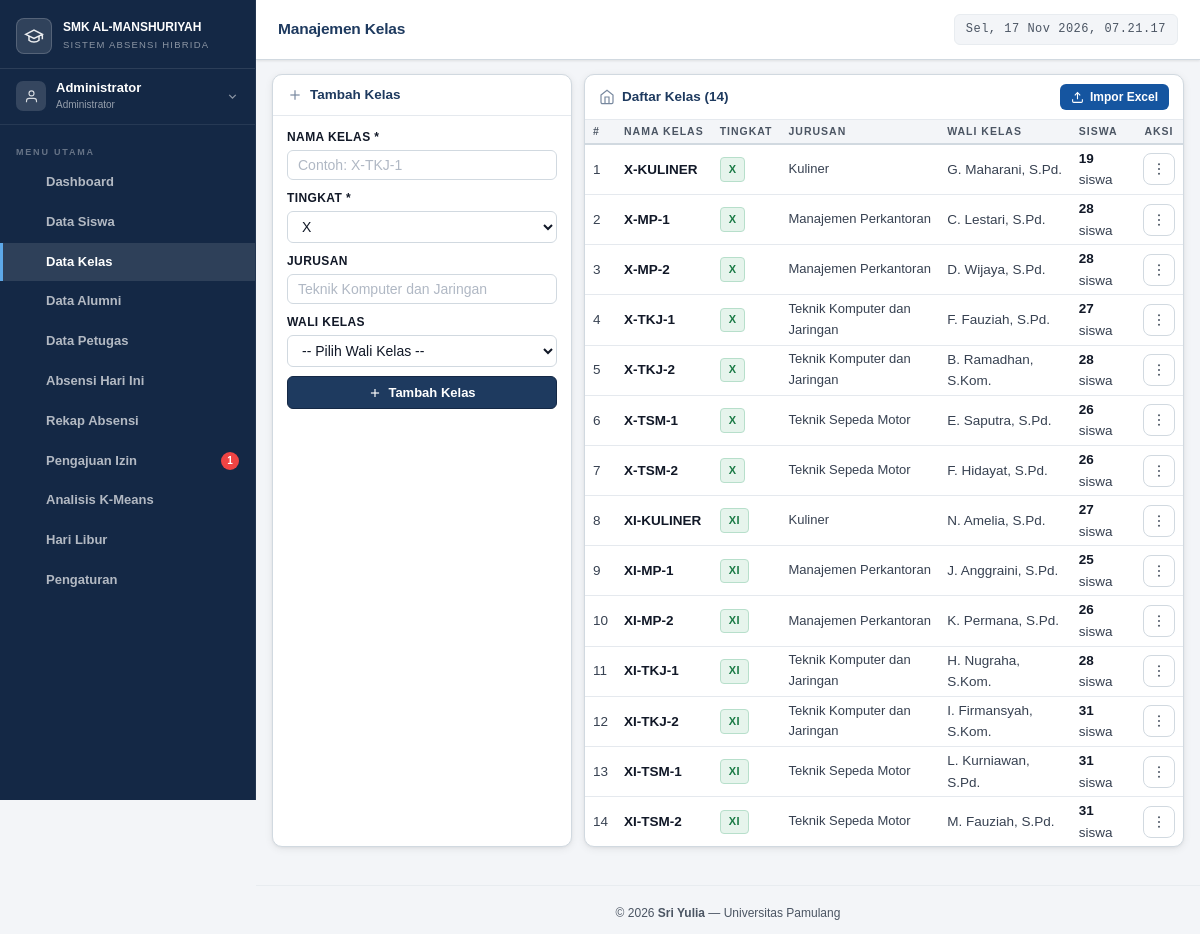
Page /admin/kelas.php (signed in) on the committed database.
### tables this page shows
CREATE TABLE `kelas` (
  `id` int(11) NOT NULL,
  `nama_kelas` varchar(20) NOT NULL,
  `jurusan` varchar(100) DEFAULT NULL,
  `tingkat` enum('X','XI','XII') NOT NULL,
  `wali_kelas_id` int(11) DEFAULT NULL,
  `created_at` timestamp NOT NULL DEFAULT current_timestamp()
);

CREATE TABLE `users` (
  `id` int(11) NOT NULL,
  `nama` varchar(100) NOT NULL,
  `email` varchar(100) NOT NULL,
  `password` varchar(255) NOT NULL,
  `role` enum('admin','petugas','siswa') NOT NULL,
  `no_hp` varchar(20) DEFAULT NULL,
  `kelas_id` int(11) DEFAULT NULL,
  `foto` varchar(255) DEFAULT NULL,
  `status` enum('aktif','nonaktif') DEFAULT 'aktif',
  `alasan_nonaktif` enum('lulus','keluar') DEFAULT NULL COMMENT 'lulus = masih bisa login, tidak bisa absen; keluar = tidak bisa login',
  `keterangan_nonaktif` varchar(255) DEFAULT NULL COMMENT 'Keterangan tambahan dari admin',
  `created_at` timestamp NOT NULL DEFAULT current_timestamp(),
  `updated_at` timestamp NOT NULL DEFAULT current_timestamp() ON UPDATE current_timestamp(),
  `must_change_password` tinyint(1) DEFAULT 1,
  `last_login` datetime DEFAULT NULL
);

### admin/kelas.php (the view, shortened to what this page needs)
<?php
require_once '../includes/config.php';
$editData = null;
$stmtKelas = $pdo->query("
    SELECT k.*, u.nama as wali_nama,
    (SELECT COUNT(*) FROM siswa s2 WHERE s2.kelas_id = k.id) as jumlah_siswa
    FROM kelas k LEFT JOIN users u ON k.wali_kelas_id = u.id
    ORDER BY k.tingkat, k.nama_kelas
");
$kelasList = $stmtKelas->fetchAll();
require_once '../includes/header.php';
?>
<div style="display:grid;grid-template-columns:1fr 2fr;gap:12px" class="kelas-grid">
  <div class="card">
    <div class="card-header">
      <div class="card-title">
        <?php if ($editData): ?>
        <svg viewBox="0 0 24 24" fill="none" stroke="currentColor" stroke-width="1.8" style="width:16px;height:16px;opacity:.6"><path d="M11 4H4a2 2 0 00-2 2v14a2 2 0 002 2h14a2 2 0 002-2v-7"/><path d="M18.5 2.5a2.121 2.121 0 013 3L12 15l-4 1 1-4 9.5-9.5z"/></svg>
        Edit Kelas
        <?php else: ?>
        <svg viewBox="0 0 24 24" fill="none" stroke="currentColor" stroke-width="1.8" style="width:16px;height:16px;opacity:.6"><line x1="12" y1="5" x2="12" y2="19"/><line x1="5" y1="12" x2="19" y2="12"/></svg>
        Tambah Kelas
        <?php endif; ?>
      </div>
    </div>
    <div class="card-body">
      <form method="POST">
        <div class="form-group">
          <label class="form-label">Nama Kelas *</label>
          <input type="text" name="nama_kelas" class="form-control" value="<?= htmlspecialchars($editData['nama_kelas'] ?? '') ?>" placeholder="Contoh: X-TKJ-1" required>
        </div>
        <div class="form-group">
          <label class="form-label">Tingkat *</label>
          <select name="tingkat" class="form-control" required>
            <?php foreach (['X','XI','XII'] as $t): ?>
            <option value="<?=$t?>" <?= ($editData['tingkat']??'') === $t ? 'selected' : '' ?>><?=$t?></option>
            <?php endforeach; ?>
          </select>
        </div>
        <div class="form-group">
          <label class="form-label">Jurusan</label>
          <input type="text" name="jurusan" class="form-control" value="<?= htmlspecialchars($editData['jurusan'] ?? '') ?>" placeholder="Teknik Komputer dan Jaringan">
        </div>
        <div class="form-group">
          <label class="form-label">Wali Kelas</label>
          <select name="wali_kelas_id" class="form-control">
            <option value="">-- Pilih Wali Kelas --</option>
          </select>
        </div>
        <button type="submit" class="btn btn-primary btn-block">
          <?php if ($editData): ?>
          <svg viewBox="0 0 24 24" fill="none" stroke="currentColor" stroke-width="2" style="width:14px;height:14px"><path d="M19 21H5a2 2 0 01-2-2V5a2 2 0 012-2h11l5 5v11a2 2 0 01-2 2z"/><polyline points="17 21 17 13 7 13 7 21"/><polyline points="7 3 7 8 15 8"/></svg>
          Perbarui
          <?php else: ?>
          <svg viewBox="0 0 24 24" fill="none" stroke="currentColor" stroke-width="2" style="width:14px;height:14px"><line x1="12" y1="5" x2="12" y2="19"/><line x1="5" y1="12" x2="19" y2="12"/></svg>
          Tambah Kelas
          <?php endif; ?>
        </button>
      </form>
    </div>
  </div>
  <div class="card">
    <div class="card-header">
      <div class="card-title">
        <svg viewBox="0 0 24 24" fill="none" stroke="currentColor" stroke-width="1.8" style="width:16px;height:16px;opacity:.6"><path d="M3 9l9-7 9 7v11a2 2 0 01-2 2H5a2 2 0 01-2-2z"/><polyline points="9 22 9 12 15 12 15 22"/></svg>
        Daftar Kelas (<?= count($kelasList) ?>)
      </div>
      <button class="btn btn-sm btn-info" onclick="openModal('modal-import-kelas')">
        <svg viewBox="0 0 24 24" fill="none" stroke="currentColor" stroke-width="2" style="width:13px;height:13px"><path d="M21 15v4a2 2 0 01-2 2H5a2 2 0 01-2-2v-4"/><polyline points="17 8 12 3 7 8"/><line x1="12" y1="3" x2="12" y2="15"/></svg>
        Impor Excel
      </button>
    </div>
    <div class="table-responsive">
      <table>
        <thead><tr><th>#</th><th>Nama Kelas</th><th>Tingkat</th><th>Jurusan</th><th>Wali Kelas</th><th>Siswa</th><th>Aksi</th></tr></thead>
        <tbody>
          <?php if (empty($kelasList)): ?>
          <tr><td colspan="7" class="text-center text-muted" style="padding:24px">Belum ada kelas</td></tr>
          <?php else: ?>
          <?php foreach ($kelasList as $i => $k): ?>
          <tr>
            <td><?=$i+1?></td>
            <td><strong><?= htmlspecialchars($k['nama_kelas']) ?></strong></td>
            <td><span class="badge badge-hadir"><?=$k['tingkat']?></span></td>
            <td style="font-size:13px"><?= htmlspecialchars($k['jurusan'] ?? '-') ?></td>
            <td><?= htmlspecialchars($k['wali_nama'] ?? '-') ?></td>
            <td><strong><?=$k['jumlah_siswa']?></strong> siswa</td>
            <td>
              <div class="action-dropdown">
                <button class="action-dropdown-btn" onclick="toggleActionDropdown(this)" aria-haspopup="true" aria-expanded="false" title="Aksi">
                    <svg viewBox="0 0 24 24" fill="currentColor" stroke="none"><circle cx="12" cy="5" r="1.5"/><circle cx="12" cy="12" r="1.5"/><circle cx="12" cy="19" r="1.5"/></svg>
                  </button>
              </div>
            </td>
          </tr>
          <?php endforeach; ?>
          <?php endif; ?>
        </tbody>
      </table>
    </div>
  </div>
</div>
<?php
require_once '../includes/footer.php';
?>

### assets/css/style.css (style rules this page uses)
html, body { overflow-x: hidden; max-width: 100%; }
:root { --primary: #1e3a5f; --primary-dark: #142845; --primary-mid: #2a4d7a; --primary-light: #3b6da8; --primary-pale: #dce9f8; --accent: #1a6b63; --accent-light: #22877d; --success: #1a7a45; --success-bg: #e6f4ec; --danger: #b91c1c; --danger-bg: #fce9e9; --warning: #92540e; --warning-bg: #fef3e2; --info: #1555a0; --info-bg: #ddeeff; --purple: #6b21a8; --purple-bg: #f3e8ff; --bg: #f3f5f8; --bg-subtle: #eaecf0; --card: #ffffff; --card-alt: #f8f9fb; --text: #111827; --text-secondary: #374151; --text-muted: #4b5563; --border: #d1d9e0; --border-light: #e8ecf0; --divider: #e5e9ee; --shadow-xs: 0 1px 3px rgba(0,0,0,.06), 0 1px 2px rgba(0,0,0,.04); --shadow: 0 2px 8px rgba(0,0,0,.07), 0 1px 3px rgba(0,0,0,.05); --shadow-md: 0 4px 16px rgba(0,0,0,.09), 0 2px 6px rgba(0,0,0,.05); --shadow-lg: 0 8px 28px rgba(0,0,0,.12), 0 4px 10px rgba(0,0,0,.06); --radius: 10px; --radius-sm: 6px; --radius-lg: 14px; --radius-xl: 20px; --sidebar-w: 256px; --header-h: 60px; --font: 'Plus Jakarta Sans', sans-serif; --font-mono: 'JetBrains Mono', monospace; }
*, *::before, *::after { box-sizing: border-box; margin: 0; padding: 0; }
html { scroll-behavior: smooth; }
body { font-family: var(--font); background: var(--bg); color: var(--text); font-size: 14.5px; line-height: 1.6; min-height: 100vh; min-height: 100dvh; -webkit-font-smoothing: antialiased; }
button, input, select, textarea { font-family: var(--font); }
.card { background: var(--card); border-radius: var(--radius); box-shadow: var(--shadow); border: 1px solid var(--border); overflow: hidden; }
.card-header { padding: 9px 14px; border-bottom: 1px solid var(--divider); display: flex; align-items: center; justify-content: space-between; gap: 12px; }
.card-title { font-size: 13.5px; font-weight: 700; color: var(--primary); display: flex; align-items: center; gap: 7px; }
.card-body { padding: 12px 14px; }
.badge { display: inline-flex; align-items: center; gap: 3px; padding: 2.5px 8px; border-radius: 4px; font-size: 11px; font-weight: 700; text-transform: uppercase; letter-spacing: .5px; border: 1px solid transparent; }
.badge-hadir { background: var(--success-bg); color: var(--success); border-color: #b7dfcb; }
.btn { display: inline-flex; align-items: center; gap: 6px; padding: 8px 15px; border-radius: var(--radius-sm); font-size: 13px; font-weight: 700; border: 1px solid transparent; cursor: pointer; transition: all .18s; text-decoration: none; white-space: nowrap; }
.btn svg { width: 15px; height: 15px; flex-shrink: 0; }
.btn-primary { background: var(--primary); color: #fff; border-color: var(--primary-dark); }
.btn-info { background: var(--info); color: #fff; }
.btn-sm { padding: 5px 10px; font-size: 12px; }
.btn-block { width: 100%; justify-content: center; }
.table-responsive { overflow-x: auto; -webkit-overflow-scrolling: touch; }
table { width: 100%; border-collapse: collapse; }
thead tr { background: var(--bg); }
th { color: var(--text-muted); font-size: 10.5px; font-weight: 700; text-transform: uppercase; letter-spacing: 1px; padding: 3px 8px; text-align: left; border-bottom: 2px solid var(--border); white-space: nowrap; }
td { padding: 3px 8px; border-bottom: 1px solid var(--divider); font-size: 13.5px; vertical-align: middle; color: var(--text-secondary); }
td strong { color: var(--text); }
tr:last-child td { border-bottom: none; }
.form-group { margin-bottom: 9px; }
.form-label { display: block; font-size: 12px; font-weight: 700; color: var(--text); margin-bottom: 3px; text-transform: uppercase; letter-spacing: .4px; }
.form-control { width: 100%; padding: 6px 10px; border: 1.5px solid var(--border); border-radius: var(--radius-sm); font-size: 14px; color: var(--text); background: #fff; transition: border-color .18s, box-shadow .18s; outline: none; }
.form-control::placeholder { color: #b0b8c4; }
.action-dropdown { position: relative; display: inline-flex; justify-content: center; width: 100%; }
.action-dropdown-btn { display: inline-flex; align-items: center; justify-content: center; width: 32px; height: 32px; background: #fff; border: 1px solid var(--border); border-radius: 8px; cursor: pointer; color: var(--text-muted); transition: background .15s, border-color .15s, color .15s, box-shadow .15s; flex-shrink: 0; }
.action-dropdown-btn svg { width: 16px; height: 16px; pointer-events: none; }
table th:last-child, table td:last-child { text-align: center; }

### rows in the picture
kelas: nama_kelas "X-KULINER", tingkat "X", jurusan "Kuliner", wali_kelas.nama "G. Maharani, S.Pd.", jumlah_siswa "19"
kelas: nama_kelas "X-MP-1", tingkat "X", jurusan "Manajemen Perkantoran", wali_kelas.nama "C. Lestari, S.Pd.", jumlah_siswa "28"
kelas: nama_kelas "X-MP-2", tingkat "X", jurusan "Manajemen Perkantoran", wali_kelas.nama "D. Wijaya, S.Pd.", jumlah_siswa "28"
kelas: nama_kelas "X-TKJ-1", tingkat "X", jurusan "Teknik Komputer dan Jaringan", wali_kelas.nama "F. Fauziah, S.Pd.", jumlah_siswa "27"
kelas: nama_kelas "X-TKJ-2", tingkat "X", jurusan "Teknik Komputer dan Jaringan", wali_kelas.nama "B. Ramadhan, S.Kom.", jumlah_siswa "28"
kelas: nama_kelas "X-TSM-1", tingkat "X", jurusan "Teknik Sepeda Motor", wali_kelas.nama "E. Saputra, S.Pd.", jumlah_siswa "26"
kelas: nama_kelas "X-TSM-2", tingkat "X", jurusan "Teknik Sepeda Motor", wali_kelas.nama "F. Hidayat, S.Pd.", jumlah_siswa "26"
kelas: nama_kelas "XI-KULINER", tingkat "XI", jurusan "Kuliner", wali_kelas.nama "N. Amelia, S.Pd.", jumlah_siswa "27"
kelas: nama_kelas "XI-MP-1", tingkat "XI", jurusan "Manajemen Perkantoran", wali_kelas.nama "J. Anggraini, S.Pd.", jumlah_siswa "25"
kelas: nama_kelas "XI-MP-2", tingkat "XI", jurusan "Manajemen Perkantoran", wali_kelas.nama "K. Permana, S.Pd.", jumlah_siswa "26"
kelas: nama_kelas "XI-TKJ-1", tingkat "XI", jurusan "Teknik Komputer dan Jaringan", wali_kelas.nama "H. Nugraha, S.Kom.", jumlah_siswa "28"
kelas: nama_kelas "XI-TKJ-2", tingkat "XI", jurusan "Teknik Komputer dan Jaringan", wali_kelas.nama "I. Firmansyah, S.Kom.", jumlah_siswa "31"
kelas: nama_kelas "XI-TSM-1", tingkat "XI", jurusan "Teknik Sepeda Motor", wali_kelas.nama "L. Kurniawan, S.Pd.", jumlah_siswa "31"
kelas: nama_kelas "XI-TSM-2", tingkat "XI", jurusan "Teknik Sepeda Motor", wali_kelas.nama "M. Fauziah, S.Pd.", jumlah_siswa "31"

### other values in the picture
$nama "Administrator"
$item['label'] "Dashboard"
$item['label'] "Data Siswa"
$item['label'] "Data Kelas"
$item['label'] "Data Alumni"
$item['label'] "Data Petugas"
$item['label'] "Absensi Hari Ini"
$item['label'] "Rekap Absensi"
$item['label'] "Pengajuan Izin"
$badgeCounts[$item['href']] "1"
$item['label'] "Analisis K-Means"
$item['label'] "Hari Libur"
$item['label'] "Pengaturan"
$pageTitle "Manajemen Kelas"
count($kelasList) "14"
